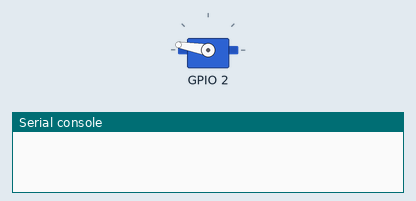
The program below on a simulated ESP8266 board running MicroPython. Shown: servo, the last lines printed to the serial console. Random numbers come from a fixed seed; servo angles are drawn from the pulse width (0.5 ms = 0°, 2.5 ms = 180°). At 10.0 s the program stops and its outputs stay as they are.

Above: at 0.1 s.
At 5.1 s:
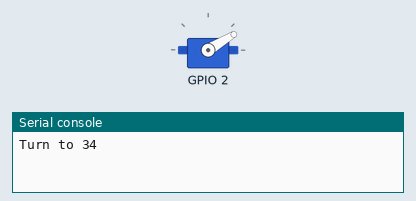
At 10.1 s:
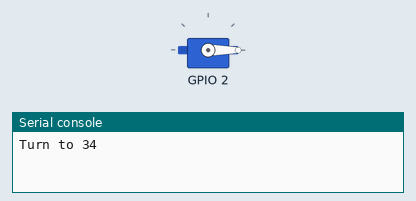
Timing chart, 0 to 11.5 s (numbered marks = the images above):
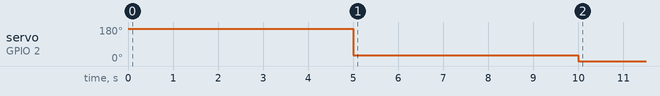

Measured:
- by itself, servo on GPIO 2: 170° → 31° at 5.0 s, → 0° 5.0 s later

The program:

sg90.py
```python
from servo import Servo
import time
import mini
import random


class Target(Servo):
    def rand(self):
        r = random.randint(0, 180)  # 0~180的隨機數
        print('Turn to ' + str(r))
        self.rotate(r)


s1 = Target(mini.D4)

s1.rotate(180)
time.sleep(5)
s1.rand()  # 隨機旋轉
time.sleep(5)
s1.rotate(0)
```

servo.py
```python
from machine import PWM, Pin


class Servo:
    total = 0

    def __init__(self, pin, min=500, max=2400, range=180):  # range 轉動角度範圍
        self.servo = PWM(Pin(pin), freq=50)
        self.period = 20000
        self.minDuty = self.__duty(min)
        self.maxDuty = self.__duty(max)
        self.unit = (self.maxDuty - self.minDuty)/range  # 每度的工作週期
        # Servo.total += 1
        # print('伺服馬達物件總數：' + str(Servo.total))

    def __duty(self, value):
        return int(value/self.period * 1024)    # 計算工作週期並取整數

    def rotate(self, degree=90):
        val = round(self.unit * degree) + self.minDuty  # 指定的工作週期，四捨五入
        val = max(self.minDuty, val)  # 比較最小週期跟工作週期，取大的
        val = min(self.maxDuty, val)  # 比較最大週期跟工作週期，取小的
        self.servo.duty(val)  # 選轉馬達
        # print('接在{}腳的馬達轉動到{}度。'.format(self.pin, degree))

    # def __del__(self):
    #     Servo.total -= 1
    #     print('刪除{}腳，剩餘{}個物件。'.format(self.pin, Servo.total))
```

mini.py
```python
D0 = const(16)
D1 = const(5)
D2 = const(4)
D3 = const(0)
D4 = const(2)
D5 = const(14)
D6 = const(12)
D7 = const(13)
D8 = const(15)
RX = const(3)
TX = const(1)
```
